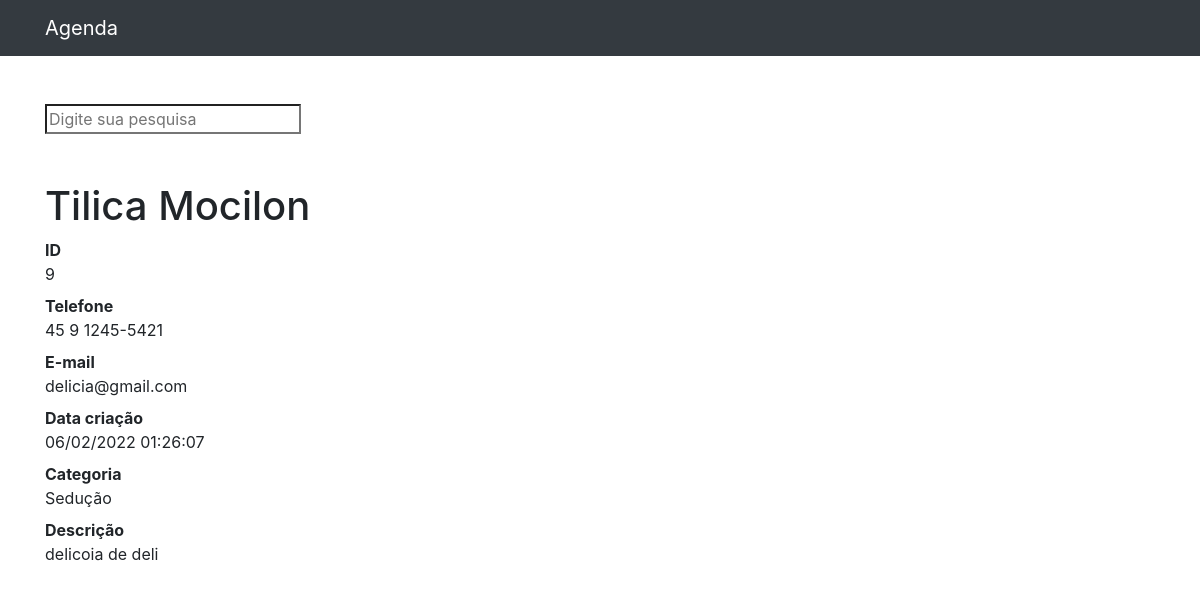
Screenshot of /9 with the database file from the repository.
### contatos/models.py (models this page shows, shortened)
class Contato(models.Model):
    nome = models.CharField(max_length=255)
    sobrenome = models.CharField(max_length=255, blank=True)
    telefone = models.CharField(max_length=255)
    email = models.CharField(max_length=255, blank=True)
    data_criacao = models.DateTimeField(default=timezone.now)
    descricao = models.TextField(blank=True)
    categoria = models.ForeignKey(Categoria, on_delete=models.DO_NOTHING)
    mostrar = models.BooleanField(default=True)
    foto = models.ImageField(blank=True, upload_to='fotos/%Y/%m/d')

class Categoria(models.Model):
    nome = models.CharField(max_length=255)
    def __str__(self):
        return self.nome

### contatos/views.py (the view)
# urls.py: path('<int:contato_id>', views.ver_contato, name='ver_contato'),
def ver_contato(request, contato_id):
    contato = get_object_or_404(Contato, id=contato_id)
    if not contato.mostrar:
        raise Http404
    return render(request, 'contatos/ver_contato.html',{
        'contato': contato
    })

### contatos/templates/contatos/ver_contato.html (shortened to what this page needs)
{% extends 'base.html'%}
{% block 'conteudo'%}
<h1 class="mt-5">{{ contato.nome}} {{ contato.sobrenome}}</h1>
        <dl>
          <dt>ID</dt>
          <dd>{{ contato.id}}</dd>
          <dt>Telefone</dt>
          <dd>{{ contato.telefone}}</dd>
          <dt>E-mail</dt>
          <dd>{{ contato.email}}</dd>
          <dt>Data criação</dt>
          <dd>{{ contato.data_criacao|date:'d/m/Y H:i:s'}}</dd>
          <dt>Categoria</dt>
          <dd>{{ contato.categoria}}</dd>
          <dt>Descrição</dt>
          <dd>
            {{ contato.descricao}}
          </dd>
        </dl>
{%endblock%}

### rows the page displays
Contato: nome "Tilica", sobrenome "Mocilon", id "9", telefone "45 9 1245-5421", email "delicia@gmail.com", data_criacao "06/02/2022 01:26:07", categoria "Sedução", descricao "delicoia de deli"
